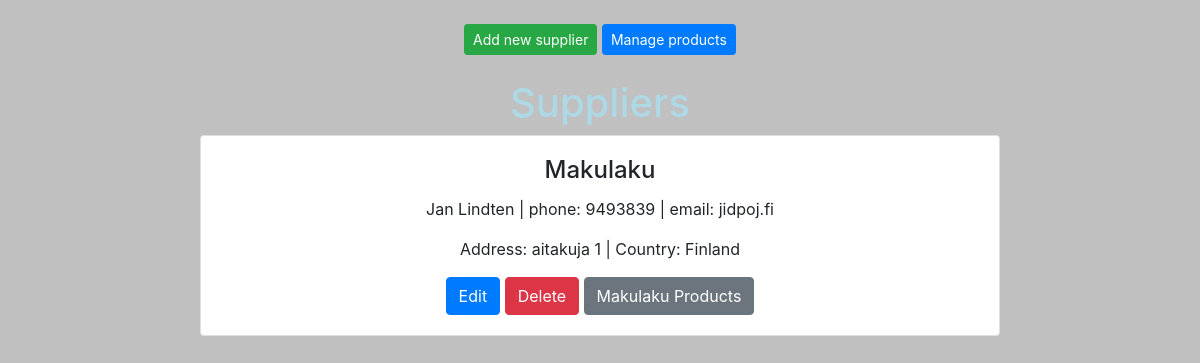
Before: / with the older database file.
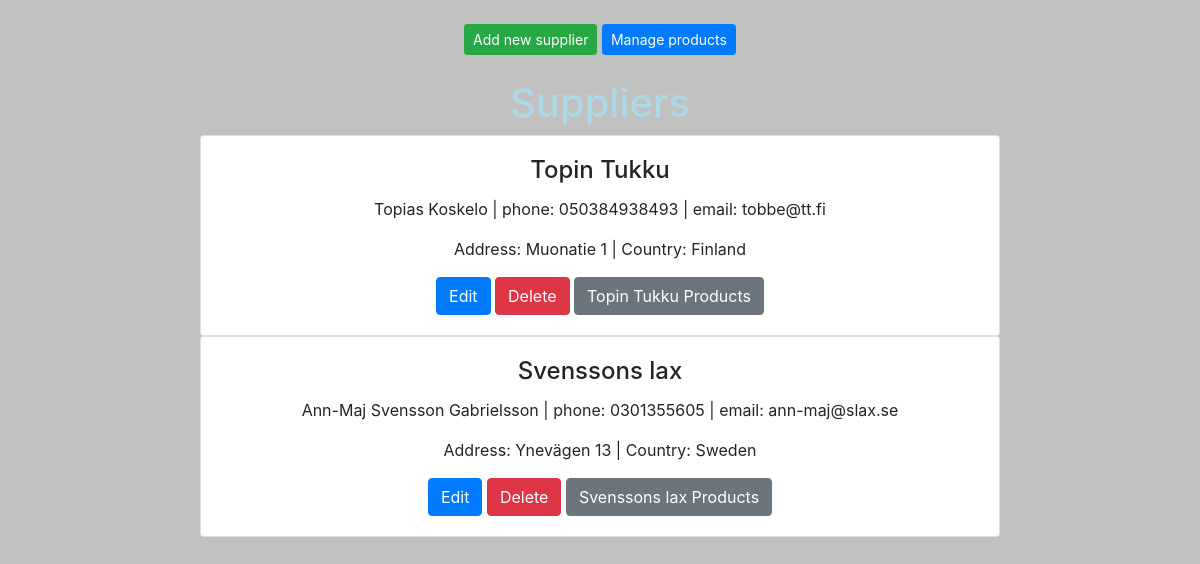
After: the same page with the newer database file.
### productsapp/models.py (models this page shows)
class Supplier(models.Model):
    companyname = models.CharField(max_length = 50, default = 'lakufirma')
    contactname = models.CharField(max_length = 50, default = 'tommi')
    address = models.CharField(max_length = 100, default = 'trueflasecdo 3')
    phone = models.CharField(max_length = 20, default = '437483434')
    email = models.CharField(max_length = 50, default = 'vfgvvgfgfdv')
    country = models.CharField(max_length = 20, default = 'vdfvvbg')

### productsapp/views.py (the view)
# urls.py: path('', supplierlistview),
def supplierlistview(request):
    supplierlist = Supplier.objects.all()
    context = {'suppliers': supplierlist}
    return render (request,"suppliers.html",context)

### template/suppliers.html (shortened to what this page needs)
{% extends 'base.html' %}
{% block content %}
<br>
<button id="add-btn" class="btn btn-success btn-sm" onclick="showaddform()">Add new supplier</button>
<button class="btn btn-primary btn-sm" onclick="alert('clicked')">Manage products</button>
<br />
<br />
<h1 style="color: lightblue">Suppliers</h1>
{% for s in suppliers %}
<div class="card" style="width: 50rem;">
    <div class="card-body">
        <h4 class="card-title">{{s.companyname}}</h5>
            <p class="card-text">{{s.contactname}} | phone: {{s.phone}} | email: {{s.email}} </p>
            <p class="card-text">Address: {{s.address}} | Country: {{s.country}}</p>
            <a href="#" class="btn btn-primary">Edit</a> <a href="/deletesupplier/{{s.id}}/"
                class="btn btn-danger">Delete</a>
            <a href="#" class="btn btn-secondary">{{s.companyname}} Products</a>
    </div>
</div>
{%endfor%}
{% endblock %}

### template/base.html (shortened to what this page needs)
<!--{% load static %}
    .js ja css tiedostoille jos olisi määritetty sellaisia -->
<!DOCTYPE html>
<head>
    <link rel="stylesheet" href="https://stackpath.bootstrapcdn.com/bootstrap/4.5.0/css/bootstrap.min.css"
>
    <link rel="stylesheet" href="https://cdnjs.cloudflare.com/ajax/libs/font-awesome/5.11.2/css/all.min.css">
</head>
<body style="background-color: silver">
    <center>
        <div class="container">
            {% block content %}
            {% endblock %}
        </div>
    </center>
</body>
</html>

Changed rows visible on the page:
removed Supplier: companyname "Makulaku", contactname "Jan Lindten", phone "9493839", email "jidpoj.fi", address "aitakuja 1", country "Finland"
added Supplier: companyname "Topin Tukku", contactname "Topias Koskelo", phone "050384938493", email "tobbe@tt.fi", address "Muonatie 1", country "Finland"
added Supplier: companyname "Svenssons lax", contactname "Ann-Maj Svensson Gabrielsson", phone "0301355605", email "ann-maj@slax.se", address "Ynevägen 13", country "Sweden"
